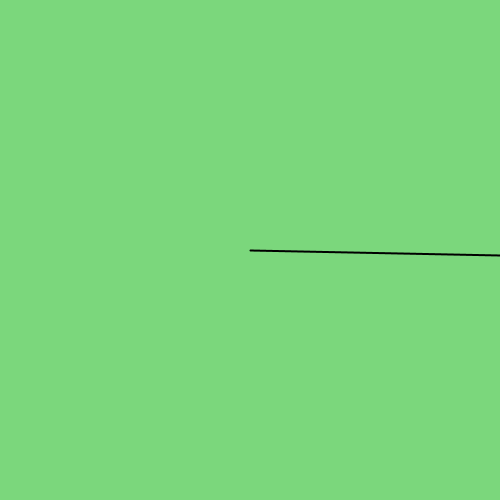
Frame 1 (no input)
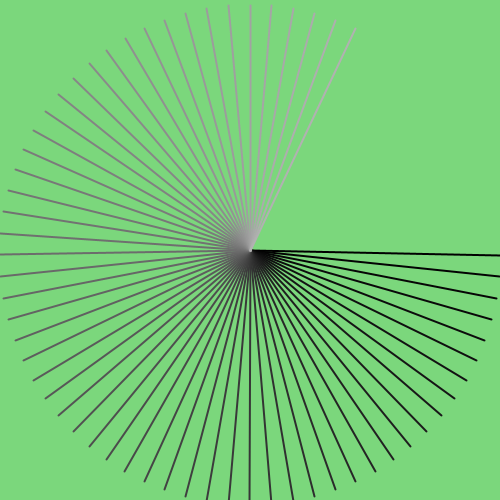
Frame 60 (the mouse pressed at the canvas centre just before this capture)
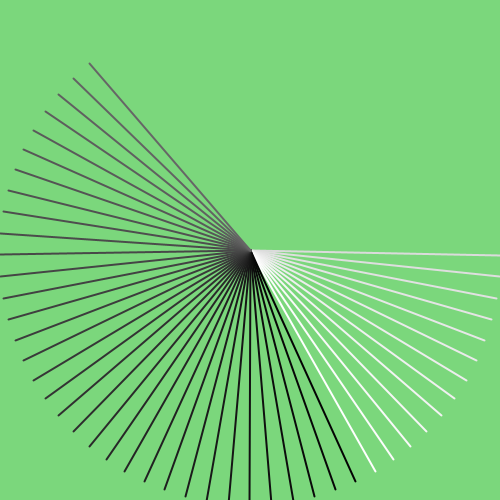
Frame 120 (the mouse held since frame 60 and released just before this capture)

The Processing sketch that drew these frames (run headless with seeded random() and noise(); from frame 60 on, the mouse is pressed at the canvas centre):

// Processing sketch: processing_103217
// ── processing_103217.pde

float x, y;
int x_inicial;
int y_inicial;
int i;
int n;
void setup(){
size(500,500);
x = 1;
y = 0;
x_inicial = 250;
y_inicial = 250;
i=0;
background(123,215,124);
strokeWeight(2);
n = 0;
}
void draw(){
    stroke(n,n,n);
    smooth();
    line(x_inicial, y_inicial, x_inicial + cos(radians(i)) * 250, 255 + sin(radians(i)) * 250);
    i+=5;
    if ( i > 360){
        i=0;
        background(123,215,124);
    }
    if (n>=255)
        n = 0;
    n+=3;
}
